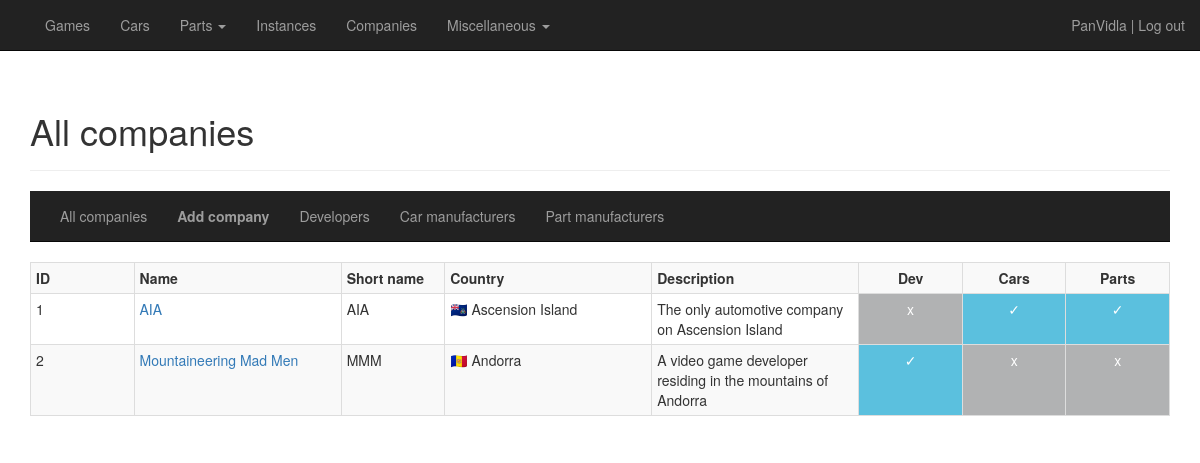
The page /companies/all (signed in) on the database its author committed.
### general/models/user.py (models this page shows, shortened)
class User(UserMixin, database.Model):
    __tablename__ = "users"
    id = database.Column(database.Integer, primary_key=True)
    username = database.Column(database.Unicode, nullable=False, unique=True)
    password_hash = database.Column(database.Unicode)
    current_instance = database.Column(database.Integer, default=0, nullable=False)

### general/models/misc.py (models this page shows, shortened)
class Company(database.Model):
    __tablename__ = "companies"
    id = database.Column(database.Integer, primary_key=True)
    name_full = database.Column(database.Unicode, nullable=False)
    name_display = database.Column(database.Unicode, index=True, nullable=False)
    name_short = database.Column(database.Unicode, nullable=True)
    description = database.Column(database.Unicode, nullable=True)
    is_game_developer = database.Column(database.Boolean, default=False, index=True, nullable=False)
    is_game_publisher = database.Column(database.Boolean, default=False, index=True, nullable=False)
    is_car_manufacturer = database.Column(database.Boolean, default=False, index=True, nullable=False)
    is_car_part_manufacturer = database.Column(database.Boolean, default=False, index=True, nullable=False)
    owner_id = database.Column(database.Integer, database.ForeignKey("companies.id"), index=True, nullable=True)
    country_id = database.Column(database.Integer, database.ForeignKey("countries.id"), index=True, nullable=True)
    date_established = database.Column(database.Date, index=True, nullable=True)
    date_ceased_to_exist = database.Column(database.Date, nullable=True)
    no_of_games_developed = database.Column(database.Integer, default=0, nullable=True)
    no_of_cars_produced = database.Column(database.Integer, default=0, nullable=True)
    no_of_parts_produced = database.Column(database.Integer, default=0, nullable=True)
    cars = database.relationship('Car', secondary="car_manufacturer")
    engines = database.relationship('Engine', backref='manufacturer', lazy='dynamic')
    forced_induction = database.relationship('ForcedInduction', backref='manufacturer', lazy='dynamic')
    games = database.relationship('Game', backref='developer', lazy='dynamic')
    owner = database.relationship('Company', remote_side=[id], backref='owned_companies')
    transmissions = database.relationship('Transmission',  backref='manufacturer', lazy='dynamic')
    texts = database.relationship('CompanyText', backref='company', lazy='dynamic')
    images = database.relationship('CompanyImage', backref='company', lazy='dynamic')
    def get_name_short(self):
        return self.name_short if self.name_short is not (None or "") else "n/a"
    def is_game_company(self):
        return "✓" if self.is_game_developer is True else "x"
    def is_car_company(self):
        return "✓" if self.is_car_manufacturer is True else "x"
    def is_part_company(self):
        return "✓" if self.is_car_part_manufacturer is True else "x"

class Country(database.Model):
    __tablename__ = "countries"
    id = database.Column(database.Integer, primary_key=True)
    name_full = database.Column(database.Unicode, nullable=False)
    name_display = database.Column(database.Unicode, index=True, nullable=False)
    name_short = database.Column(database.Unicode, nullable=False)
    no_of_companies_game = database.Column(database.Integer, default=0, nullable=True)
    no_of_companies_car = database.Column(database.Integer, default=0, nullable=True)
    no_of_games = database.Column(database.Integer, default=0, nullable=True)
    no_of_cars = database.Column(database.Integer, default=0, nullable=True)
    companies = database.relationship('Company', backref='country', lazy='dynamic')
    cars = database.relationship('Car', backref='country', lazy='dynamic')
    texts = database.relationship('CountryText', backref='country', lazy='dynamic')
    images = database.relationship('CountryImage', backref='country', lazy='dynamic')
    locations = database.relationship('Location', backref='country', lazy='dynamic')

### general/routes_companies.py (the view)
@cardb.route("/companies/", methods=['GET'])
@cardb.route("/companies/all", methods=['GET'])
def overview_companies():
    companies = Company.query.order_by(Company.name_display.asc()).all()
    return render_template("companies_overview.html",
                           title=title_companies,
                           heading=overview_heading_companies,
                           companies=companies)

### general/models/user.py (called while the page is built)
@login.user_loader
def load_user(id):
    return User.query.get(int(id))

### general/templates/companies_overview.html
{% extends "companies_base.html" %}
{% block companies_content %}
    <div>
        <table class="table table-hover table-striped table-bordered table-condensed">
            {% if companies == [] %}
            <tr>
                <td class="col-sm-12 text-center"><b>There are no companies in the database.</b></td>
            </tr>
            {% else %}
            {% include "_companies_top.html" %}
                {% for company in companies %}
                    {% with company=company %}
                        {% include "_companies_row.html" %}
                    {% endwith %}
                {% endfor %}
            {% endif %}
        </table>
    </div>
{% endblock %}

### general/templates/base.html (shortened to what this page needs)
{% extends "bootstrap/base.html" %}
{% block styles %}
    {{super()}}
    <link href="{{ url_for('static', filename='css/car-database.css') }}" rel="stylesheet">
{% endblock %}
{% block navbar %}
    <nav class="navbar navbar-inverse navbar-static-top">
        <div class="container">
            <div class="collapse navbar-collapse" id="bs-example-navbar-collapse-1">
                <ul class="nav navbar-nav">
                    <li><a class="hover-underline-animation" href="{{ url_for('overview_games') }}">Games</a></li>
                    <li><a class="hover-underline-animation" href="{{ url_for('overview_cars') }}">Cars</a></li>
                    <li class="dropdown">
                        <a href="#" class="dropdown-toggle" data-toggle="dropdown">Parts <b class="caret"></b></a>
                    </li>
                    <li><a class="hover-underline-animation" href="{{ url_for('overview_instances') }}">Instances</a></li>
                    <li><a class="hover-underline-animation" href="{{ url_for('overview_companies') }}">Companies</a></li>
                    <li class="dropdown">
                        <a href="#" class="dropdown-toggle" data-toggle="dropdown">Miscellaneous <b class="caret"></b></a>
                    </li>
                </ul>
                <p class="navbar-text navbar-right">{% if current_user.is_anonymous %}<a href="{{ url_for('login') }}" class="navbar-link">Log in</a>{% else %}{{ current_user.username }} | <a href="{{ url_for('logout') }}" class="navbar-link">Log out</a>{% endif %}</p>
            </div>
        </div>
    </nav>
{% endblock %}
{% block content %}
    <div class="container">
        {% block cardb_content %}
        {% endblock %}
    </div>
{% endblock %}

### general/templates/_companies_row.html
<tr>
    <td class="col-sm-1">{{ company.id }}</td>
    <td class="col-sm-2"><a href="{{ url_for('detail_company', id=company.id) }}">{{ company.name_display }}</a></td>
    <td class="col-sm-1">{{ company.get_name_short() }}</td>
    <td class="col-sm-2">{{ company.country.name_display }}</td>
    <td class="col-sm-2">{{ company.description }}</td>
    <td class="col-sm-1 text-center {% if company.is_game_developer %}true-neutral{% else %}false-neutral{% endif %}">{{ company.is_game_company() }}</td>
    <td class="col-sm-1 text-center {% if company.is_car_manufacturer %}true-neutral{% else %}false-neutral{% endif %}">{{ company.is_car_company() }}</td>
    <td class="col-sm-1 text-center {% if company.is_car_part_manufacturer %}true-neutral{% else %}false-neutral{% endif %}">{{ company.is_part_company() }}</td>
</tr>

### general/static/css/car-database.css (style rules this page uses)
.hover-underline-animation { display: inline-block; position: relative; color: white; }
.hover-underline-animation::after { content: ''; position: absolute; width: 100%; transform: scaleX(0); height: 2px; bottom: 0; left: 0; background-color: white; transform-origin: bottom right; transition: transform 0.25s ease-out; }
.true-neutral { color: #ffffff; background: #5bc0de; }
.false-neutral { color: #ffffff; background: #b1b2b3; }

### rows shown on the page
User: username "PanVidla"
Company: id "1", name_display "AIA", get_name_short "AIA", country.name_display "🇦🇨 Ascension Island", description "The only automotive company on Ascension Island", is_game_company "x", is_car_company "✓", is_part_company "✓"
Company: id "2", name_display "Mountaineering Mad Men", get_name_short "MMM", country.name_display "🇦🇩 Andorra", description "A video game developer residing in the mountains of Andorra", is_game_company "✓", is_car_company "x", is_part_company "x"

### other values the page prints
{{ heading }} "All companies"
